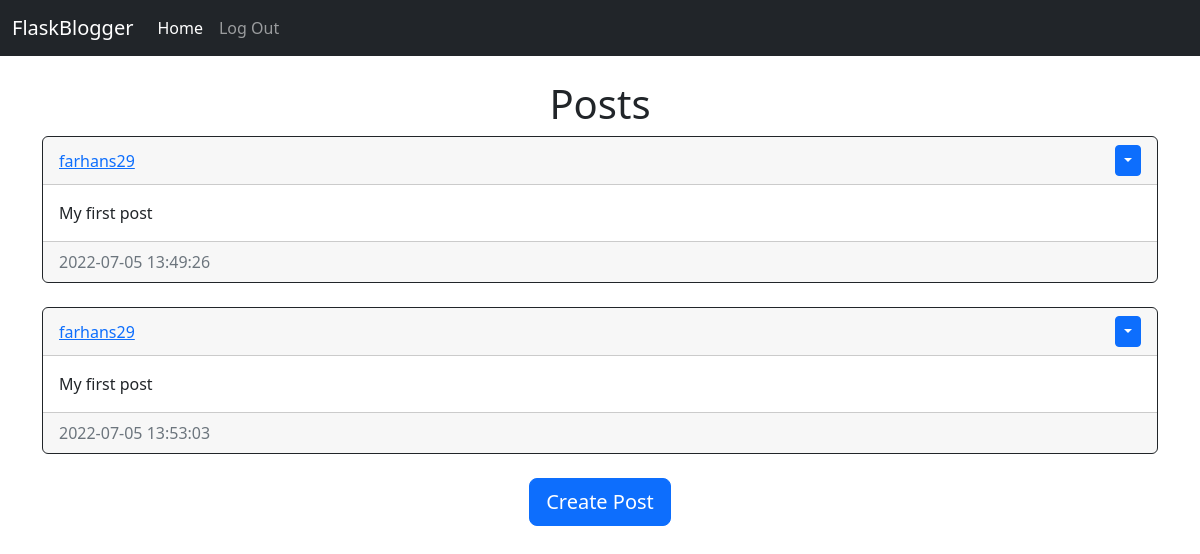
The page /home (signed in) on the database as committed earlier.
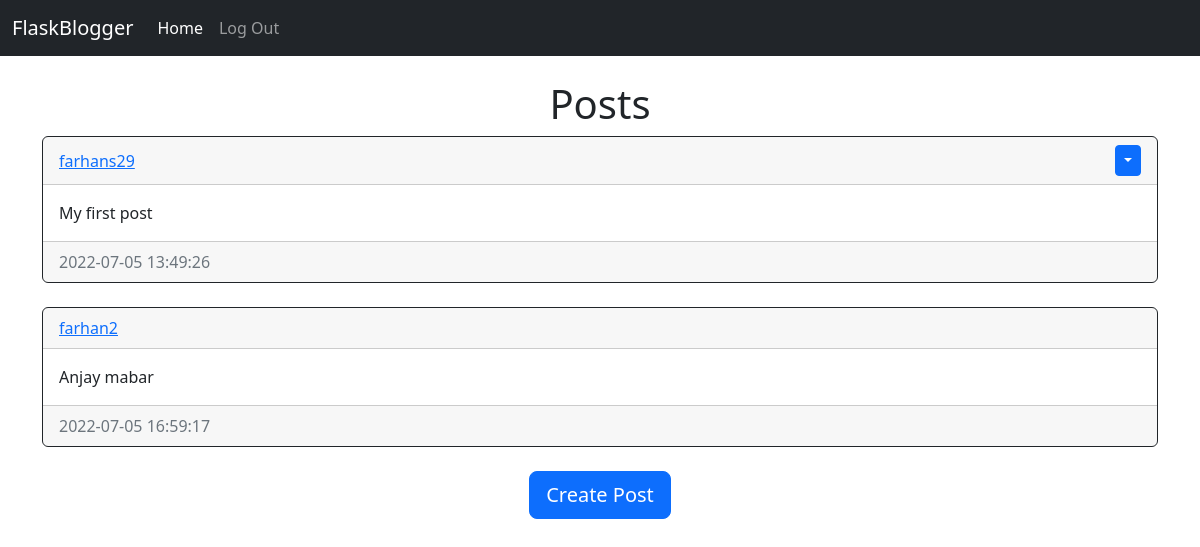
The same page on the database as committed later.
### website/models.py (models this page shows)
class Post(db.Model):
    id = db.Column(db.Integer, primary_key=True)
    text = db.Column(db.Text, nullable=False)
    date_created = db.Column(db.DateTime(timezone=True), default=func.now())
    author = db.Column(db.Integer, db.ForeignKey("user.id", ondelete="CASCADE"), nullable=False)

class User(db.Model, UserMixin):
    id = db.Column(db.Integer, primary_key=True)
    email = db.Column(db.String(150), unique=True)
    username = db.Column(db.String(150), unique=True)
    password = db.Column(db.String(150))
    date_created = db.Column(db.DateTime(timezone=True), default=func.now())
    posts = db.relationship("Post", backref="user", passive_deletes=True)

### website/views.py (the view)
@views.route("/")
@views.route("/home")
@login_required
def home():
    posts = Post.query.all()
    return render_template("index.html", name=current_user.username, user=current_user, posts=posts)

### website/__init__.py (called while the page is built)
def create_app():
    app = Flask(__name__)
    app.config['SECRET_KEY'] = "secretkey"
    app.config["SQLALCHEMY_DATABASE_URI"] = f'sqlite:///{DB_NAME}'
    db.init_app(app)
    from .views import views
    from .auth import auth
    from .models import User
    create_database(app)
    app.register_blueprint(views, url_prefix="/")
    app.register_blueprint(auth, url_prefix="/")
    login_manager = LoginManager()
    login_manager.login_view = "auth.login"
    login_manager.init_app(app)
    @login_manager.user_loader
    def load_user(id):
        return User.query.get(int(id))
    return app

### website/templates/index.html (shortened to what this page needs)
{% extends "base.html" %}
{% block content %}
<h1 align="center">Posts</h1>
<div id="posts">
  {% for post in posts %}
  <div class="card border-dark">
    <div class="card-header d-flex justify-content-between align-items-center">
      <a href="/posts/{{post.user.username}}">{{post.user.username}} </a>
      {% if user.id == post.author %}
      <div class="btn-group">
        <button type="button" class="btn btn-sm btn-primary dropdown-toggle" data-bs-toggle="dropdown"></button>
      </div>
      {% endif %}
    </div>
    <div class="card-body">
      <div class="card-text">
        {{post.text}}
      </div>
    </div>
    <div class="card-footer text-muted">{{post.date_created}}</div>
  </div>
  <br />
  {% endfor %}
  <div align="center">
    <a href="/create-post">
    <button class="btn btn-primary align-items-center btn-lg" >Create Post</button>
  </a>
  </div>
</div>
{% endblock %}

### website/templates/base.html (shortened to what this page needs)
<!DOCTYPE html>
<html lang="en">
<head>
    <link href="https://cdn.jsdelivr.net/npm/bootstrap@5.2.0-beta1/dist/css/bootstrap.min.css" rel="stylesheet">
</head>
<body>
    <nav class="navbar navbar-expand-lg navbar-dark bg-dark">
      <div class="container-fluid">
        <a class="navbar-brand" href="#">FlaskBlogger</a>
        <div class="collapse navbar-collapse" id="navbarNavAltMarkup">
          <div class="navbar-nav">
            {% if user.is_authenticated %}
            <a class="nav-link active" aria-current="page" href="/home">Home</a>
            <a class="nav-link" href="/logout">Log Out</a>
            {% else %}
            <a class="nav-link" href="/login">Login</a>
            <a class="nav-link" href="/signup">Sign Up</a>
            {% endif %}
          </div>
        </div>
      </div>
    </nav>
    <div class="container">
      <br>
        {% block content %}
        {% endblock %}
    </div>
</body>
</html>

Rows that differ between the two databases and show on the page:
removed Post: user.username "farhans29", text "My first post", date_created "2022-07-05 13:53:03"
added Post: user.username "farhan2", text "Anjay mabar", date_created "2022-07-05 16:59:17"
